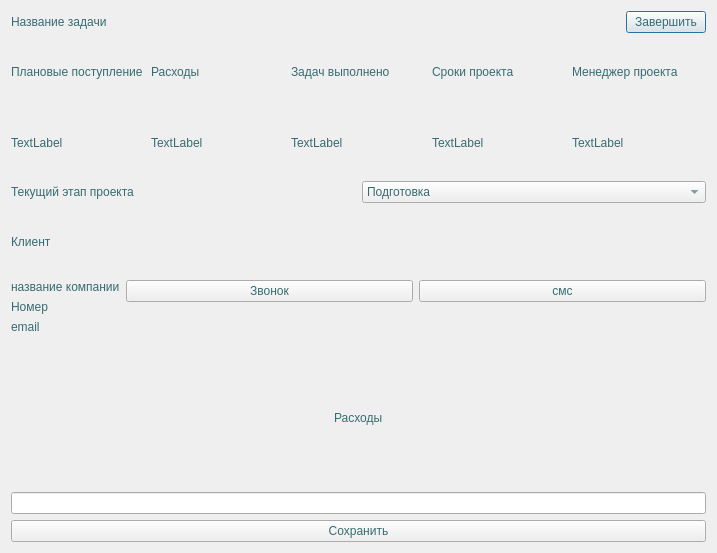
<?xml version="1.0" encoding="UTF-8"?>
<ui version="4.0">
 <class>ProjectWidgetClass</class>
 <widget class="QDialog" name="ProjectWidgetClass">
  <property name="geometry">
   <rect>
    <x>0</x>
    <y>0</y>
    <width>717</width>
    <height>553</height>
   </rect>
  </property>
  <property name="windowTitle">
   <string>ProjectWidget</string>
  </property>
  <property name="styleSheet">
   <string notr="true">QWidget {
color:rgb(55, 107, 113);
}</string>
  </property>
  <layout class="QVBoxLayout" name="verticalLayout">
   <item>
    <layout class="QGridLayout" name="header">
     <item row="0" column="2">
      <widget class="QPushButton" name="doneBtn">
       <property name="text">
        <string>Завершить</string>
       </property>
      </widget>
     </item>
     <item row="0" column="1">
      <spacer name="horizontalSpacer">
       <property name="orientation">
        <enum>Qt::Orientation::Horizontal</enum>
       </property>
       <property name="sizeHint" stdset="0">
        <size>
         <width>40</width>
         <height>20</height>
        </size>
       </property>
      </spacer>
     </item>
     <item row="0" column="0">
      <widget class="QLabel" name="dealLbl">
       <property name="text">
        <string>Название задачи</string>
       </property>
      </widget>
     </item>
    </layout>
   </item>
   <item>
    <layout class="QHBoxLayout" name="common">
     <item>
      <layout class="QVBoxLayout" name="plannedAdmissionLayout">
       <item>
        <widget class="QLabel" name="admissionLbl">
         <property name="text">
          <string>Плановые поступление</string>
         </property>
        </widget>
       </item>
       <item>
        <widget class="QLabel" name="costLbl">
         <property name="text">
          <string>TextLabel</string>
         </property>
        </widget>
       </item>
      </layout>
     </item>
     <item>
      <layout class="QVBoxLayout" name="expenseLayout">
       <item>
        <widget class="QLabel" name="expenseLbl">
         <property name="text">
          <string>Расходы</string>
         </property>
        </widget>
       </item>
       <item>
        <widget class="QLabel" name="expense">
         <property name="text">
          <string>TextLabel</string>
         </property>
        </widget>
       </item>
      </layout>
     </item>
     <item>
      <layout class="QVBoxLayout" name="doneTaskLayout">
       <item>
        <widget class="QLabel" name="doneTaskLbl">
         <property name="text">
          <string>Задач выполнено</string>
         </property>
        </widget>
       </item>
       <item>
        <widget class="QLabel" name="count">
         <property name="text">
          <string>TextLabel</string>
         </property>
        </widget>
       </item>
      </layout>
     </item>
     <item>
      <layout class="QVBoxLayout" name="dateProjectLayout">
       <item>
        <widget class="QLabel" name="dateProjectLbl">
         <property name="text">
          <string>Сроки проекта</string>
         </property>
        </widget>
       </item>
       <item>
        <widget class="QLabel" name="date">
         <property name="text">
          <string>TextLabel</string>
         </property>
        </widget>
       </item>
      </layout>
     </item>
     <item>
      <layout class="QVBoxLayout" name="managerLayout">
       <item>
        <widget class="QLabel" name="MamagerProjectLbl">
         <property name="text">
          <string>Менеджер проекта</string>
         </property>
        </widget>
       </item>
       <item>
        <widget class="QLabel" name="manager">
         <property name="text">
          <string>TextLabel</string>
         </property>
        </widget>
       </item>
      </layout>
     </item>
    </layout>
   </item>
   <item>
    <layout class="QHBoxLayout" name="horizontalLayout">
     <item>
      <widget class="QLabel" name="label">
       <property name="text">
        <string>Текущий этап проекта</string>
       </property>
      </widget>
     </item>
     <item>
      <widget class="QComboBox" name="stageBox">
       <item>
        <property name="text">
         <string>Подготовка</string>
        </property>
       </item>
       <item>
        <property name="text">
         <string>Проектирование</string>
        </property>
       </item>
       <item>
        <property name="text">
         <string>Разработка</string>
        </property>
       </item>
       <item>
        <property name="text">
         <string>Коррекция</string>
        </property>
       </item>
       <item>
        <property name="text">
         <string>Завершение</string>
        </property>
       </item>
      </widget>
     </item>
    </layout>
   </item>
   <item>
    <layout class="QVBoxLayout" name="clientLayout">
     <item>
      <widget class="QLabel" name="clientLbl">
       <property name="text">
        <string>Клиент</string>
       </property>
      </widget>
     </item>
     <item>
      <layout class="QFormLayout" name="formLayout">
       <item row="0" column="0">
        <layout class="QVBoxLayout" name="infoClient">
         <item>
          <widget class="QLabel" name="nameCompanyLbl">
           <property name="text">
            <string>название компании</string>
           </property>
          </widget>
         </item>
         <item>
          <widget class="QLabel" name="numberLbl">
           <property name="text">
            <string>Номер</string>
           </property>
          </widget>
         </item>
         <item>
          <widget class="QLabel" name="emailLbl">
           <property name="text">
            <string>email</string>
           </property>
          </widget>
         </item>
        </layout>
       </item>
       <item row="0" column="1">
        <layout class="QHBoxLayout" name="btnLayout">
         <item>
          <widget class="QPushButton" name="phoneCallBtn">
           <property name="text">
            <string>Звонок</string>
           </property>
          </widget>
         </item>
         <item>
          <widget class="QPushButton" name="smsBtn">
           <property name="text">
            <string>смс</string>
           </property>
          </widget>
         </item>
        </layout>
       </item>
      </layout>
     </item>
    </layout>
   </item>
   <item alignment="Qt::AlignmentFlag::AlignHCenter">
    <widget class="QLabel" name="debit">
     <property name="text">
      <string>Расходы</string>
     </property>
    </widget>
   </item>
   <item>
    <widget class="QLineEdit" name="debitEdit"/>
   </item>
   <item>
    <widget class="QPushButton" name="saveBtn">
     <property name="text">
      <string>Сохранить</string>
     </property>
    </widget>
   </item>
  </layout>
 </widget>
 <layoutdefault spacing="6" margin="11"/>
 <resources/>
 <connections/>
</ui>
